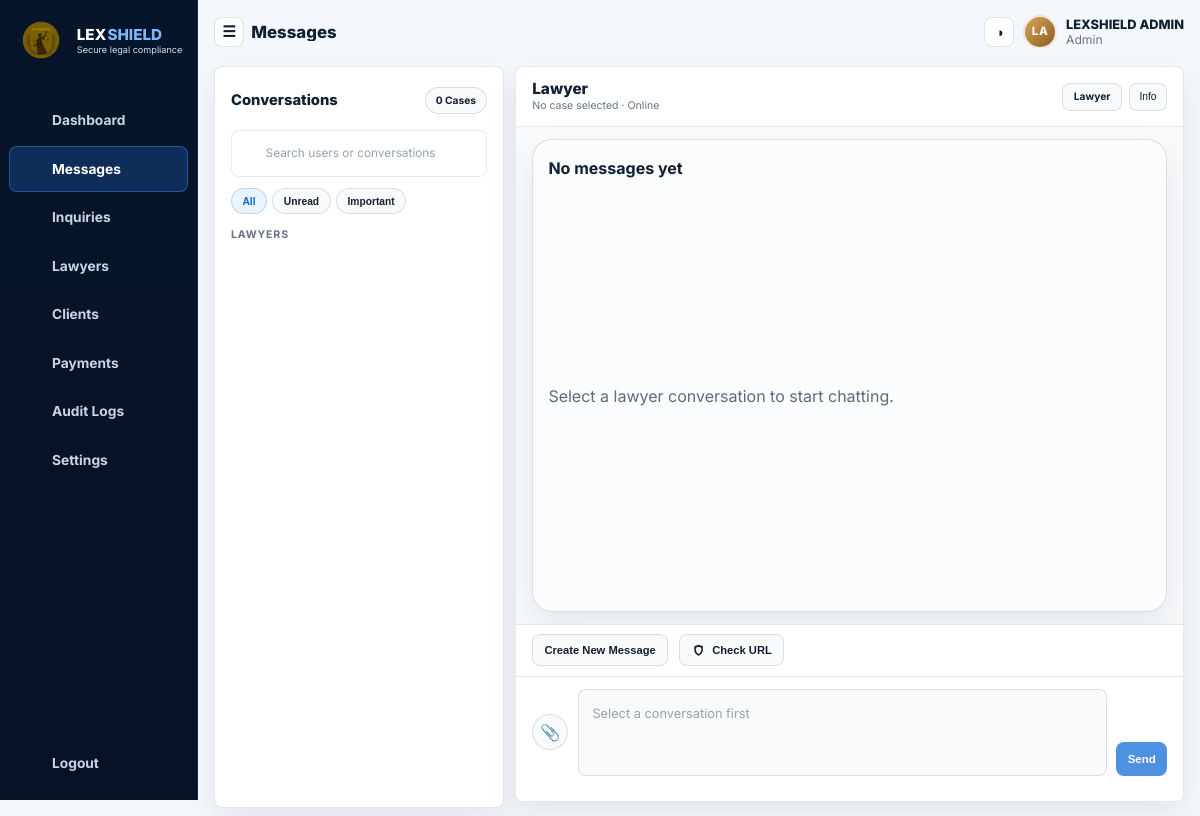
Page /admin/messages.php (signed in) on the committed database.
### tables this page shows
CREATE TABLE `users` (
  `id` INT UNSIGNED NOT NULL AUTO_INCREMENT,
  `full_name` VARCHAR(150) NOT NULL,
  `email` VARCHAR(190) NOT NULL,
  `password_hash` VARCHAR(255) NOT NULL,
  `role` ENUM('admin','lawyer','client') NOT NULL,
  `is_active` TINYINT(1) NOT NULL DEFAULT 1,
  `failed_login_attempts` TINYINT UNSIGNED NOT NULL DEFAULT 0,
  `locked_until` DATETIME DEFAULT NULL,
  `created_at` TIMESTAMP NOT NULL DEFAULT CURRENT_TIMESTAMP,
  `last_login` DATETIME DEFAULT NULL,
  `avatar_stored_name` VARCHAR(255) DEFAULT NULL,
  PRIMARY KEY (`id`),
  UNIQUE KEY `uq_users_email` (`email`),
  KEY `idx_users_role_active` (`role`, `is_active`)
);

### admin/messages.php (called while the page is built)
<?php
require_once __DIR__ . '/../config/messages/admin.php';

### config/app.php (called while the page is built, shortened)
<?php
$lexAppUrl = getenv('APP_URL') ?: '';
$lexApiUrl = getenv('API_URL') ?: 'http://127.0.0.1:3001';
if ($lexAppUrl === '') {
    $scheme = (!empty($_SERVER['HTTPS']) && $_SERVER['HTTPS'] !== 'off') ? 'https' : 'http';
    $host = $_SERVER['HTTP_HOST'] ?? 'localhost';
    $scriptName = $_SERVER['SCRIPT_NAME'] ?? '/index.php';
    $basePath = rtrim(str_replace('\\', '/', dirname($scriptName)), '/');
    $lexAppUrl = $scheme . '://' . $host . ($basePath === '' ? '' : $basePath);
}

### config/bootstrap/core.php (called while the page is built, shortened)
<?php
function lex_pdo(): PDO
{
    global $pdo, $lexDbPingChecked;
    if (!$lexDbPingChecked) {
        $lexDbPingChecked = true;
        try {
            $pdo->query('SELECT 1');
        } catch (Throwable $e) {
            if (lex_db_is_connection_lost($e)) {
                return lex_reset_pdo();
            }
            throw $e;
        }
    }
    return $pdo;
}
function lex_db_retry(callable $callback, mixed $fallback = null): mixed
{
    try {
        return $callback();
    } catch (Throwable $e) {
        if (!lex_db_is_connection_lost($e)) {
            throw $e;
        }
        error_log('[DB] Lost connection detected, reconnecting: ' . $e->getMessage());
        try {
            lex_reset_pdo();
        } catch (Throwable $reconnectError) {
            error_log('[DB] Reconnect failed: ' . $reconnectError->getMessage());
            return $fallback;
        }
        try {
            return $callback();
        } catch (Throwable $retry) {
            error_log('[DB] Retry after reconnect failed: ' . $retry->getMessage());
            return $fallback;
        }
    }
}
function lex_app_url(string $path = ''): string
{
    global $lexAppUrl;
    return rtrim($lexAppUrl, '/') . '/' . ltrim($path, '/');
}
function lex_api_url(string $path = ''): string
{
    global $lexApiUrl;
    return rtrim($lexApiUrl, '/') . '/' . ltrim($path, '/');
}
function lex_e(?string $value): string
{
    return htmlspecialchars((string) $value, ENT_QUOTES | ENT_SUBSTITUTE, 'UTF-8');
}
function lex_asset_url(string $path): string
{
    $url = lex_app_url($path);
    $filePath = dirname(__DIR__, 2) . DIRECTORY_SEPARATOR . str_replace(['/', '\\'], DIRECTORY_SEPARATOR, $path);
    $version = is_file($filePath) ? (string) filemtime($filePath) : '';
    return $url . (str_contains($url, '?') ? '&' : '?') . 'v=' . rawurlencode($version);
}

### config/db.php (called while the page is built, shortened)
<?php
$lexDbPingChecked = false;

### config/bootstrap/auth.php (called while the page is built, shortened)
<?php
function lex_current_user(): ?array
{
    $user = lex_db_retry(static function (): ?array {
        $stmt = lex_pdo()->prepare('SELECT id, full_name, email, role, is_active, last_login, avatar_stored_name FROM users WHERE id = :id LIMIT 1');
        $stmt->execute(['id' => (int) $_SESSION['user_id']]);
        return $stmt->fetch() ?: null;
    }, null);
    return $user;
}
function lex_require_login(): array
{
    $user = lex_current_user();
    return $user;
}
function lex_require_role(string|array $roles): array
{
    $user = lex_require_login();
    return $user;
}

### config/bootstrap/storage.php (called while the page is built, shortened)
<?php
function lex_profile_avatar_url(?string $storedName): string
{
    $storedName = basename(trim((string) $storedName));
    if ($storedName === '') {
        return '';
    }
    return lex_app_url('storage/avatars/' . rawurlencode($storedName));
}

### config/bootstrap/view.php (the view, shortened to what this page needs)
<?php
function lex_page_header(string $title, string $active = '', ?array $user = null): void
{
    $user = $user ?? lex_current_user();
    $role = $user['role'] ?? '';
    $isLoggedIn = (bool) $user;
    $isWorkspaceLayout = $isLoggedIn && in_array($role, ['admin', 'lawyer', 'client'], true);
    $buildInitials = static function (string $value, string $fallback): string {
        $clean = preg_replace('/[^A-Za-z0-9]+/', ' ', trim($value));
        $parts = array_values(array_filter(explode(' ', (string) $clean)));
        if (!$parts) {
            return $fallback;
        }
        if (count($parts) === 1) {
            return strtoupper(substr($parts[0], 0, 2));
        }
        return strtoupper(substr($parts[0], 0, 1) . substr($parts[1], 0, 1));
    };
    $userFullName = (string) ($user['full_name'] ?? '');
    $userRoleLabel = ucfirst((string) $role);
    $userAvatarUrl = lex_profile_avatar_url((string) ($user['avatar_stored_name'] ?? ''));
    $userInitials = $buildInitials($userFullName, $role === 'lawyer' ? 'LW' : 'CL');
    $links = [
        'admin' => [
            ['key' => 'dashboard', 'label' => 'Dashboard', 'href' => '../admin/index.php'],
            ['key' => 'messages', 'label' => 'Messages', 'href' => 'messages.php'],
            ['key' => 'inquiries', 'label' => 'Inquiries', 'href' => 'inquiries.php'],
            ['key' => 'lawyers', 'label' => 'Lawyers', 'href' => 'manage_lawyers.php'],
            ['key' => 'clients', 'label' => 'Clients', 'href' => 'manage_clients.php'],
            ['key' => 'payments', 'label' => 'Payments', 'href' => 'payments.php'],
            ['key' => 'audit', 'label' => 'Audit Logs', 'href' => 'audit_logs.php'],
            ['key' => 'settings', 'label' => 'Settings', 'href' => 'system_settings.php'],
        ],
        'lawyer' => [
            ['key' => 'dashboard', 'label' => 'Dashboard', 'href' => lex_app_url('lawyer/index.php')],
            ['key' => 'profile', 'label' => 'Profile', 'href' => lex_app_url('lawyer/profile.php')],
            ['key' => 'case-files', 'label' => 'Case Files', 'href' => lex_app_url('case_files.php')],
            ['key' => 'appointments', 'label' => 'Appointments', 'href' => lex_app_url('lawyer/appointment.php')],
            ['key' => 'messages', 'label' => 'Messages', 'href' => lex_app_url('lawyer/messages.php')],
        ],
        'client' => [
            ['key' => 'dashboard', 'label' => 'Dashboard', 'href' => lex_app_url('client/index.php')],
            ['key' => 'lawyers', 'label' => 'Lawyers', 'href' => lex_app_url('client/lawyers.php')],
            ['key' => 'payments', 'label' => 'Payments', 'href' => lex_app_url('client/payments.php')],
            ['key' => 'billing', 'label' => 'Billing', 'href' => lex_app_url('client/billing.php')],
            ['key' => 'profile', 'label' => 'Profile', 'href' => lex_app_url('client/profile.php')],
            ['key' => 'case-files', 'label' => 'Case Files', 'href' => lex_app_url('case_files.php')],
            ['key' => 'messages', 'label' => 'Messages', 'href' => lex_app_url('client/messages.php')],
            ['key' => 'appointments', 'label' => 'Appointments', 'href' => lex_app_url('client/appointment.php')],
        ],
    ];
    $nav = $links[$role] ?? [];
    $bodyClasses = [];
    if ($isWorkspaceLayout) {
        $bodyClasses[] = 'app-workspace';
        $bodyClasses[] = 'app-workspace--' . $role;
    }
    $bodyClassAttribute = $bodyClasses ? ' class="' . lex_e(implode(' ', $bodyClasses)) . '"' : '';
    echo '<!DOCTYPE html><html lang="en"><head><meta charset="UTF-8"><meta name="viewport" content="width=device-width, initial-scale=1.0">';
    echo '<link rel="stylesheet" href="' . lex_e(lex_asset_url('public/css/style.css')) . '">';
    echo '</head><body' . $bodyClassAttribute . ' data-api-base="' . lex_e(lex_api_url()) . '" data-role="' . lex_e($role) . '">';
    echo '<div class="app-shell">';
    if ($isLoggedIn && $role) {
        echo '<aside class="sidebar" id="sidebar" aria-label="Primary">';
        echo '<div class="brand-block"><div class="brand-mark"><img src="' . lex_e(lex_asset_url('public/assets/lexshield-logo.png')) . '" alt="' . lex_e(LEX_APP_NAME) . ' logo"></div><div class="brand-copy"><strong class="brand-wordmark">LEX<span>SHIELD</span></strong><span class="brand-tagline">Secure legal compliance</span></div></div>';
        echo '<nav class="sidebar-nav">';
        foreach ($nav as $item) {
            $activeClass = $active === $item['key'] ? ' active' : '';
            $icon = $navIcons[$item['key']] ?? $navIcons['dashboard'];
            $iconHtml = $isWorkspaceLayout ? '<span class="nav-link-icon" aria-hidden="true">' . $icon . '</span>' : '';
            $labelHtml = $isWorkspaceLayout ? '<span class="nav-link-label">' . lex_e($item['label']) . '</span>' : lex_e($item['label']);
            echo '<a class="nav-link' . $activeClass . '" href="' . lex_e($item['href']) . '">' . $iconHtml . $labelHtml . '</a>';
        }
        echo '</nav>';
        $logoutIcon = $isWorkspaceLayout ? '<span class="nav-link-icon" aria-hidden="true">' . $navIcons['logout'] . '</span>' : '';
        $logoutLabel = $isWorkspaceLayout ? '<span class="nav-link-label">Logout</span>' : 'Logout';
        echo '<div class="sidebar-footer"><a class="nav-link" href="' . lex_e(lex_app_url('auth/logout.php')) . '">' . $logoutIcon . $logoutLabel . '</a></div>';
        echo '</aside>';
    }
    echo '<main class="main-content" id="main">';
    echo '<header class="topbar">';
    echo '<button class="icon-button" id="sidebarToggle" type="button" aria-label="Toggle navigation">&#9776;</button>';
    echo '<div class="topbar-title"><h1>' . lex_e($title) . '</h1></div>';
    echo '<div class="topbar-actions">';
    echo '<button class="icon-button" id="themeToggle" type="button" aria-label="Toggle theme">&#9681;</button>';
    if ($user) {
        if ($isWorkspaceLayout) {
            echo '<div class="dashboard-user-chip">';
            if ($userAvatarUrl !== '') {
                echo '<img class="dashboard-user-avatar" src="' . lex_e($userAvatarUrl) . '" alt="Avatar for ' . lex_e($userFullName) . '">';
            } else {
                echo '<span class="dashboard-user-avatar dashboard-user-avatar--fallback" aria-hidden="true">' . lex_e($userInitials) . '</span>';
            }
            echo '<div class="dashboard-user-meta"><strong>' . lex_e($userFullName) . '</strong><span>' . lex_e($userRoleLabel) . '</span></div>';
            echo '</div>';
        } else {
            echo '<div class="user-chip"><strong>' . lex_e($userFullName) . '</strong><span>' . lex_e($userRoleLabel) . '</span></div>';
        }
    } else {
        echo '<a class="button button-primary" href="' . lex_e(lex_app_url('auth/login.php')) . '">Login</a>';
    }
    echo '</div></header>';
}
function lex_page_footer(): void
{
    echo '</main></div></body></html>';
}

### rows in the picture
users: lex_e($userInitials) "LA", full_name "LEXSHIELD ADMIN", role "Admin"

### other values in the picture
lex_e($item['label']) "Dashboard"
lex_e($item['label']) "Messages"
lex_e($item['label']) "Inquiries"
lex_e($item['label']) "Lawyers"
lex_e($item['label']) "Clients"
lex_e($item['label']) "Payments"
lex_e($item['label']) "Audit Logs"
lex_e($item['label']) "Settings"
lex_e($title) "Messages"
count($cases) "0"
lex_e($groupName) "LAWYERS"
lex_e($threadLabel) "Lawyer"
lex_e($activeCaseNumber) "No case selected"
lex_e($onlineLabel) "Online"
lex_e(lex_message_role_label('lawyer')) "Lawyer"
